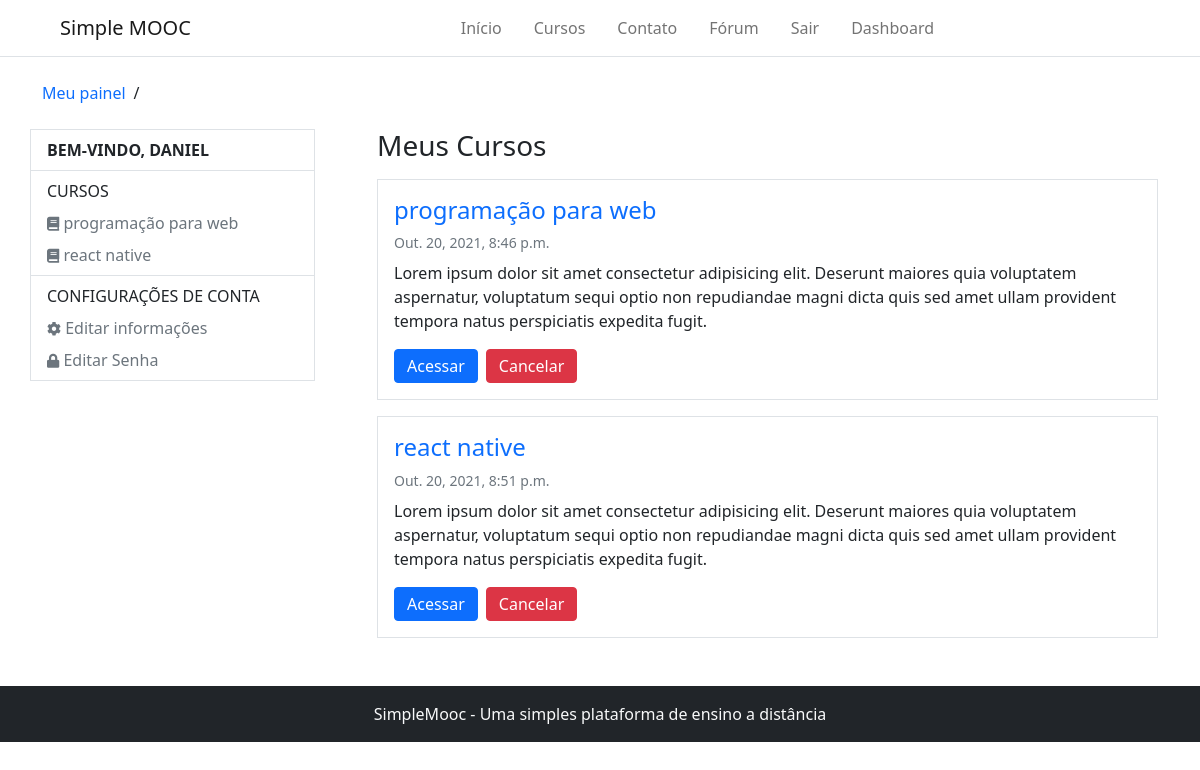
Before: /accounts/dashboard/ (signed in) with the older database file.
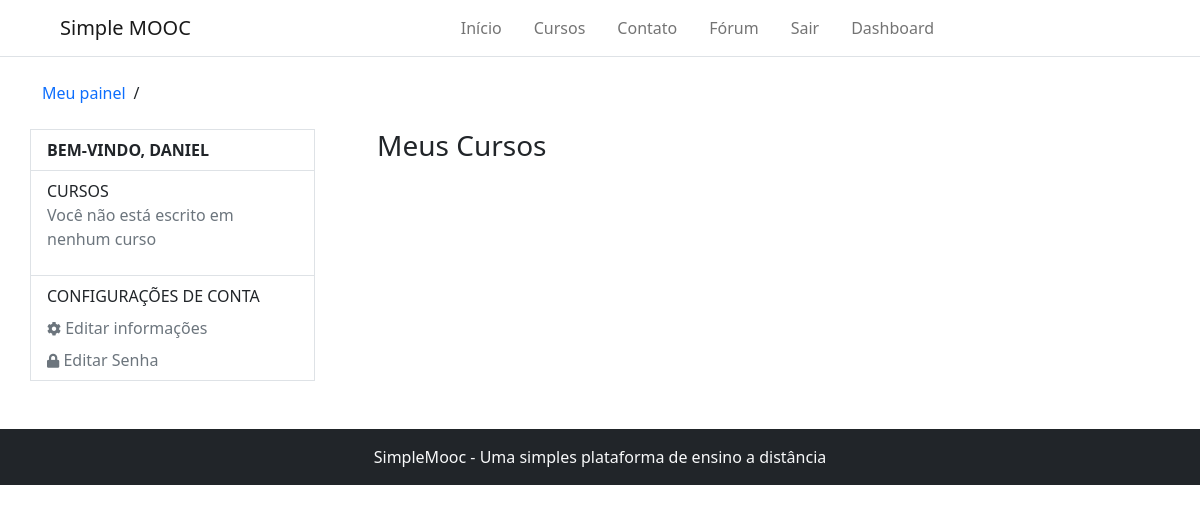
After: the same page with the newer database file.
### Accounts/models.py (models this page shows, shortened)
class User(AbstractBaseUser, PermissionsMixin):
    username = models.CharField(max_length=50, verbose_name='Nome de usuário', unique=True,
        validators=[validators.RegexValidator(re.compile('^[\w.@+-]+$'),
        'O nome de usuário só pode conter letras números, ou os seguintes caracteres: @/./+/-/_',
        'invalid')]
    )
    email = models.EmailField(unique=True, verbose_name='E-mail')
    full_name = models.CharField(max_length=100, blank=True, verbose_name='Nome completo')
    is_active = models.BooleanField(blank=True, default=True, verbose_name='Está ativo?')
    is_staff = models.BooleanField(blank=True, default=False, verbose_name='Pertence a equipe?')
    date_joined = models.DateTimeField(auto_now_add=True, verbose_name='Data de entrada')
    objects = UserManager()
    USERNAME_FIELD = 'username'
    REQUIRED_FIELDS = ['email', 'full_name']
    def __str__(self):
        return self.username
    class Meta:
        verbose_name = 'Usuário'
        verbose_name_plural = 'Usuários'

### Courses/models.py (models this page shows, shortened)
class subscribe(models.Model):
    STATUS_CHOICES = (
        (0, 'Análise'),
        (1, 'Aprovado'),
        (2, 'Cancelado'),
    )
    user = models.ForeignKey(settings.AUTH_USER_MODEL, on_delete=models.CASCADE, verbose_name='Usuário')
    course = models.ForeignKey(Course, on_delete=models.CASCADE, verbose_name='Curso')
    status = models.IntegerField(choices=STATUS_CHOICES, default=0, blank=True, verbose_name='Situação')
    created_at = models.DateTimeField(auto_now_add=True, verbose_name='Criado em')
    update_at = models.DateTimeField(auto_now=True, verbose_name='Atualizado em')
    class Meta:
        verbose_name = 'Inscrição'
        verbose_name_plural = 'Inscrições'
        unique_together = (('user', 'course'),)

class Course(models.Model):
    name_course = models.CharField(max_length=50, verbose_name='Nome do curso')
    slug_course = models.SlugField(verbose_name='Atalho', blank=True)
    description_course = models.CharField(max_length=255, verbose_name='Descrição do curso')
    about_course = models.TextField(verbose_name='Sobre o curso')
    image_course = models.ImageField(upload_to='course_img/%Y/%m/%d', verbose_name='Imagem', null=True, blank=True)
    created_at = models.DateTimeField(auto_now_add= True, verbose_name='Data de criação')
    update_at = models.DateTimeField(auto_now=True, verbose_name='Data de atualização')
    objects = CourseManager()
    def __str__(self):
        return self.name_course
    def course_adverts_url(self):
        return reverse('course-adverts', args=[self.slug_course])
    class Meta:
        verbose_name = 'curso'
        verbose_name_plural = 'cursos'

### Accounts/views.py (the view)
# urls.py: path('dashboard/', views.dashboard,  name='dashboard'),
@login_required
def dashboard(request):
    registrations = subscribe.objects.order_by('-id').filter(user=request.user)
    return render(request, 'registration/dashboard.html', {'registrations': registrations})

### Courses/templatetags/courses_tags.py (called while the page is built)
@register.simple_tag
def load_user_courses(user):
    registrations = subscribe.objects.order_by('-id').filter(user=user)
    return registrations

@register.inclusion_tag('partials/_my_courses.html')
def user_courses(user):
    registrations = subscribe.objects.order_by('-id').filter(user=user)
    return {'registrations': registrations}

### Accounts/templates/registration/dashboard.html (shortened to what this page needs)
{% extends 'base.html' %}
{% load courses_tags %}
{% block 'content' %}
    {% include 'partials/_header.html' %}
    <div class="container">
        <ul class="d-flex align-items-center my-4 p-0 gap-2" style="list-style: none;">
            {% block 'breadcrumbs' %}
                <li><a href="{% url 'dashboard' %}" class="text-decoration-none">Meu painel</a></li>
                <li>/</li>
            {% endblock %}
        </ul>
        <div class="row mb-5">
            <div class="col-3 p-0 d-block border border-1" style="margin-right: 50px; height: max-content;">
                {% block 'dashboard-aside' %}
                    <p class="text-uppercase fw-bold px-3 py-2 m-0 border-bottom">bem-vindo, {{ user.username }}</p>
                    <ul class="nav flex-column border-bottom px-3 py-2">
                        <p class="mb-0 text-uppercase">Cursos</p>
                        {% user_courses user %}
                    </ul>
                    <ul class="nav flex-column px-3 py-2">
                        <p class="mb-0 text-uppercase">Configurações de conta</p>
                        <li class="nav-item">
                            <a class="nav-link px-0 link-secondary pb-0" href="{% url 'edit_account' %}">
                                <i class="fas fa-cog" style="font-size: 14px"></i> Editar informações
                            </a>
                        </li>
                        <li class="nav-item">
                            <a class="nav-link px-0 link-secondary pb-0" href="{% url 'edit_password' %}">
                                <i class="fas fa-lock" style="font-size: 14px"></i> Editar Senha
                            </a>
                        </li>
                    </ul>
                {% endblock %}
            </div>
            <div class="col">
                {% block 'dashboard-main' %}
                    <h1 class="fs-3 mb-3">Meus Cursos</h1>
                    <div class="d-flex flex-column gap-3">
                        {% load_user_courses user as registrations %}
                        {% for subscribe in registrations %}
                            <div class="border border-1 p-3">
                                <h2 class="fs-4"><a href="#" class="text-decoration-none">{{ subscribe.course }}</a></h2>
                                <small class="text-muted d-block mb-2">{{ subscribe.course.created_at }}</small>
                                <p>Lorem ipsum dolor sit amet consectetur adipisicing elit. Deserunt maiores quia voluptatem aspernatur, voluptatum sequi optio non repudiandae magni dicta quis sed amet ullam provident tempora natus perspiciatis expedita fugit.</p>
                                <div class="d-flex gap-2">
                                    <a href="{{ subscribe.course.course_adverts_url }}">
                                        <button class="btn btn-primary py-1">
                                            Acessar
                                        </button>
                                    </a>
                                    <a href="{% url 'unsubscribe-course' subscribe.course.slug_course %}">
                                        <button class="btn btn-danger py-1">
                                            Cancelar
                                        </button>
                                    </a>
                                </div>
                            </div>
                        {% endfor %}
                    </div>
                {% endblock %}
            </div>
        </div>
    </div>
    {% include 'partials/_footer.html' %}
{% endblock %}

### templates/base.html (shortened to what this page needs)
{% load static %}
<!DOCTYPE html>
<html lang="pt-br">
<head>
    <link rel="stylesheet" href="https://use.fontawesome.com/releases/v5.15.4/css/all.css">
    <link href="https://cdn.jsdelivr.net/npm/bootstrap@5.0.2/dist/css/bootstrap.min.css" rel="stylesheet">
</head>
<body>
    <div id="content">
        {% block 'content' %} {% endblock %}
    </div>
</body>
</html>

### templates/partials/_header.html (shortened to what this page needs)
<nav class="navbar navbar-expand-lg navbar-light bg-light border-bottom" style="background-color: white !important;">
    <div class="container-fluid">
        <a class="navbar-brand ms-5" href="#">Simple MOOC</a>
        <div class="collapse navbar-collapse" id="navbarSupportedContent">
            <ul class="navbar-nav me-auto mb-2 mb-lg-0 mx-auto" style="gap: 1rem;">
                <li class="nav-item">
                    {% if home %}
                        <a class="nav-link active" aria-current="page" href="{% url 'home' %}">Início</a>
                    {% else %}
                        <a class="nav-link" aria-current="page" href="{% url 'home' %}">Início</a>
                    {% endif %}
                </li>
                <li class="nav-item">
                    {% if courses %}
                        <a class="nav-link active" aria-current="page" href="{% url 'courses' %}">Cursos</a>
                    {% else %}
                        <a class="nav-link" aria-current="page" href="{% url 'courses' %}">Cursos</a>
                    {% endif %}
                </li>
                <li class="nav-item">
                    {% if contact %}
                        <a class="nav-link active" aria-current="page" href="{% url 'contact' %}">Contato</a>
                    {% else %}
                        <a class="nav-link" aria-current="page" href="{% url 'contact' %}">Contato</a>
                    {% endif %}
                </li>
                <li class="nav-item">
                    <a class="nav-link" aria-current="page" href="{% url 'forum' %}">Fórum</a>
                </li>
                {% if user.is_authenticated %}
                    <li class="nav-item">
                        <a class="nav-link" aria-current="page" href="{% url 'logout' %}">Sair</a>
                    </li>
                    <li class="nav-item">
                        <a class="nav-link" aria-current="page" href="{% url 'dashboard' %}">Dashboard</a>
                    </li>
                {% else %}
                    <li class="nav-item">
                        <a class="nav-link" aria-current="page" href="{% url 'login' %}">Entrar</a>
                    </li>
                {% endif %}
            </ul>
        </div>
    </div>
</nav>

### templates/partials/_my_courses.html
{% for subscribe in registrations %}
    <li class="nav-item">
        <a class="nav-link px-0 link-secondary pb-0" aria-current="page" href="{{ subscribe.course.course_user_url }}">
            <i class="fas fa-book" style="font-size: 14px"></i> {{ subscribe.course }}
        </a>
    </li>
{% empty %}
    <p class="text-muted">Você não está escrito em nenhum curso</p>
{% endfor %}

### templates/partials/_footer.html
<footer class="text-center bg-dark py-3 mt-5">
    <small class="text-light fs-6">SimpleMooc - Uma simples plataforma de ensino a distância</small>
</footer>

Changed rows visible on the page:
removed subscribe: course "programação para web", course.created_at "Out. 20, 2021, 8:46 p.m."
removed subscribe: course "react native", course.created_at "Out. 20, 2021, 8:51 p.m."
Other visible differences:
text now shown: "Você não está escrito em nenhum curso"
